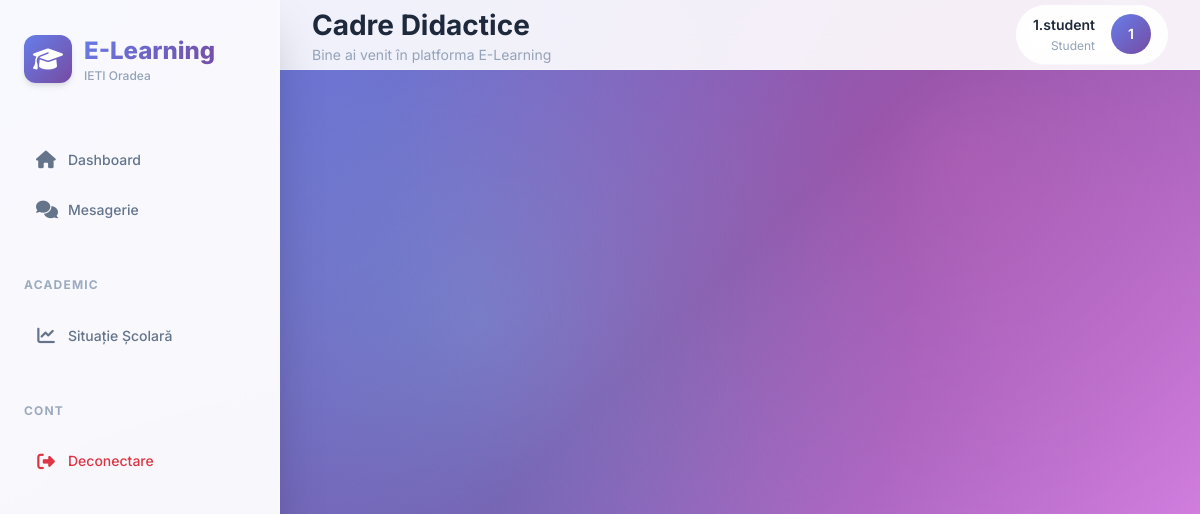
Screenshot of /lista_profesori (signed in) with the database file from the repository.
### models.py (models this page shows)
class User(UserMixin, db.Model):
    id = db.Column(db.Integer, primary_key=True)
    username = db.Column(db.String(150), unique=True, nullable=False)
    email = db.Column(db.String(150), unique=True, nullable=False)
    password = db.Column(db.String(150), nullable=False)
    role = db.Column(db.String(20), nullable=False, default='student')
    is_approved = db.Column(db.Boolean, default=False)
    reset_token = db.Column(db.String(100), nullable=True)
    reset_token_expiry = db.Column(db.DateTime, nullable=True)
    student_profile = db.relationship('Student', backref='user_account', uselist=False, cascade="all, delete-orphan")
    profesor_profile = db.relationship('Profesor', backref='user_account', uselist=False, cascade="all, delete-orphan")

### academic_routes.py (the view)
@academic_bp.route('/lista_profesori')
@login_required
def lista_profesori():
    return render_template('lista_profesori.html', profesori=Profesor.query.all())

### app.py (called while the page is built)
@login_manager.user_loader
def load_user(user_id):
    return User.query.get(int(user_id))

@app.before_request
def before_request():
    if current_user.is_authenticated and request.endpoint not in ['auth.login', 'auth.register', 'static']:
        pass  # Utilizatorul este autentificat, permite accesul
    elif request.endpoint not in ['auth.login', 'auth.register', 'auth.forgot_password', 'auth.reset_password', 'setup_admin', 'static'] and not current_user.is_authenticated:
        return redirect(url_for('auth.login'))

@app.after_request
def after_request(response):
    if current_user.is_authenticated and request.endpoint not in ['static']:
        response.headers['Cache-Control'] = 'no-cache, no-store, must-revalidate'
        response.headers['Pragma'] = 'no-cache'
        response.headers['Expires'] = '0'
    return response

### models.py (called while the page is built)
    def get_full_name(self):
        return f"{self.nume} {self.prenume}"

### templates/lista_profesori.html (shortened to what this page needs)
{% extends "base.html" %}
{% block page_title %}Cadre Didactice{% endblock %}

### templates/base.html (shortened to what this page needs)
<!doctype html>
<html lang="ro">
<head>
    <link href="https://cdn.jsdelivr.net/npm/bootstrap@5.3.2/dist/css/bootstrap.min.css" rel="stylesheet">
    <link rel="stylesheet" href="https://cdnjs.cloudflare.com/ajax/libs/font-awesome/6.5.0/css/all.min.css">
    <link rel="stylesheet" href="https://cdn.jsdelivr.net/npm/animate.css@4.1.1/animate.min.css">
</head>
<body>
{% if current_user.is_authenticated %}
<nav class="sidebar">
    <div class="brand">
        <div class="brand-content">
            <div class="brand-icon">
                <i class="fas fa-graduation-cap"></i>
            </div>
            <div>
                <div class="brand-text">E-Learning</div>
                <div class="brand-subtitle">IETI Oradea</div>
            </div>
        </div>
    </div>
    <div class="nav-section">
        <a href="{{ url_for('index') }}" class="nav-link {{ 'active' if request.endpoint == 'index' else '' }}">
            <i class="fas fa-home"></i> Dashboard
        </a>
        <a href="{{ url_for('chat.chat_home') }}" class="nav-link {{ 'active' if 'chat' in request.endpoint else '' }}">
            <i class="fas fa-comments"></i> Mesagerie
        </a>
    </div>
    {% if current_user.role == 'student' %}
    <div class="nav-section">
        <div class="nav-title">Academic</div>
        <a href="{{ url_for('academic.raport_student_general', student_id=current_user.student_profile.id_student) }}" class="nav-link">
            <i class="fas fa-chart-line"></i> Situație Școlară
        </a>
    </div>
    {% endif %}
    <div class="nav-section mt-auto">
        <div class="nav-title">Cont</div>
        <a href="{{ url_for('auth.logout') }}" class="nav-link text-danger">
            <i class="fas fa-sign-out-alt"></i> Deconectare
        </a>
    </div>
</nav>
{% endif %}
<main class="{{ 'main-content' if current_user.is_authenticated else '' }}">
    {% if current_user.is_authenticated and request.endpoint not in ['auth.login', 'auth.register'] %}
    <div class="header">
        <div>
            <div class="header-title">
                {% block page_title %}Dashboard{% endblock %}
            </div>
            <div class="header-subtitle">
                {% block page_subtitle %}Bine ai venit în platforma E-Learning{% endblock %}
            </div>
        </div>
        <div class="user-profile">
            <div class="user-info">
                <div class="user-name">{{ current_user.username }}</div>
                <div class="user-role">{{ current_user.role|capitalize }}</div>
            </div>
            <div class="user-avatar">
                {{ current_user.username[0]|upper }}
            </div>
        </div>
    </div>
    {% endif %}
    <div class="content">
    </div>
</main>
</body>
</html>

### rows the page displays
User: username "1.student", role "Student", username "1"
